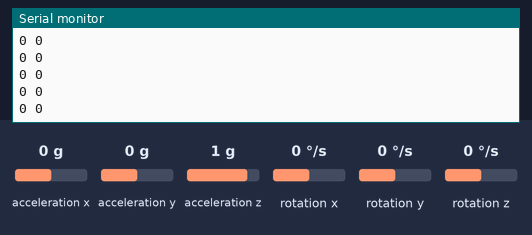
Recording of a sketch running on a simulated Arduino Uno, built with avr-gcc and run on an emulated ATmega328P. Parts: the last lines printed to the serial monitor. Inputs (shaded band) come from the test bench; at power-on: acceleration x 0 g, acceleration y 0 g, acceleration z 1 g, rotation x 0 °/s, rotation y 0 °/s, rotation z 0 °/s.

Above: at 1.2 s.
1.3 s: acceleration x set to -1.4 g
At 1.44 s:
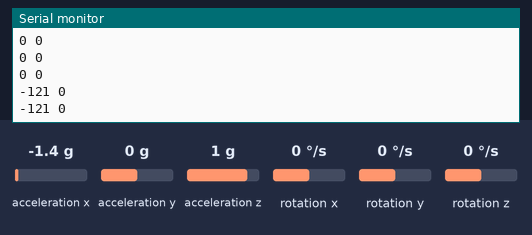
4.3 s: acceleration y set to -1.4 g
At 4.3 s:
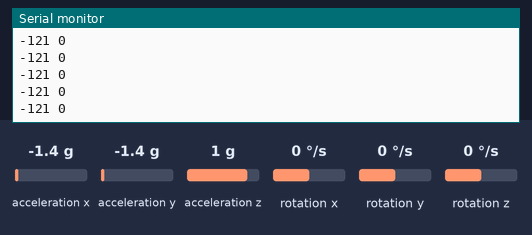
5.8 s: acceleration x set to -0.8 g
At 5.84 s:
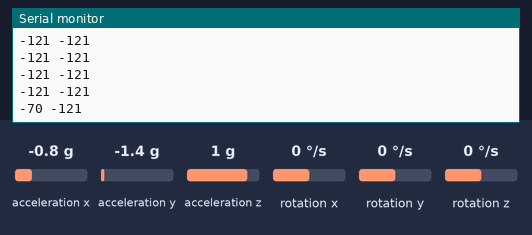
Timing chart, 0 to 8.8 s (numbered marks = the images above; inputs shaded):
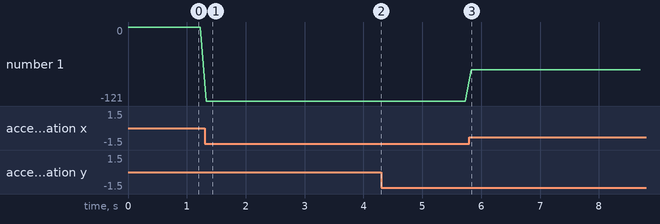

The sketch:

mpudados3.ino
```cpp
#include <Wire.h>
#include <MPU6050.h>

MPU6050 mpu;

void setup() {
    Serial.begin(9600);
    Wire.begin();
    mpu.initialize();
}

void loop() {
    int16_t ax, ay, az;
    mpu.getAcceleration(&ax, &ay, &az);

    int xpos = map(ax, -17000, 17000, -90, 90);
    int ypos = map(ay, -17000, 17000, -90, 90);

    // Enviar os dados como uma string para o Python via serial
    Serial.print(xpos);
    Serial.print(" ");
    Serial.println(ypos);

    delay(100);  // ajuste conforme necessário
}
```

Measured:
- after the input at 1.3 s, the serial monitor: prints a new line at once (image 1)
- after the input at 5.8 s, the serial monitor: prints a new line at once (image 3)
- plotted number 1: 0 → -121 after the input at 1.3 s, -121 → -70 after the input at 5.8 s
